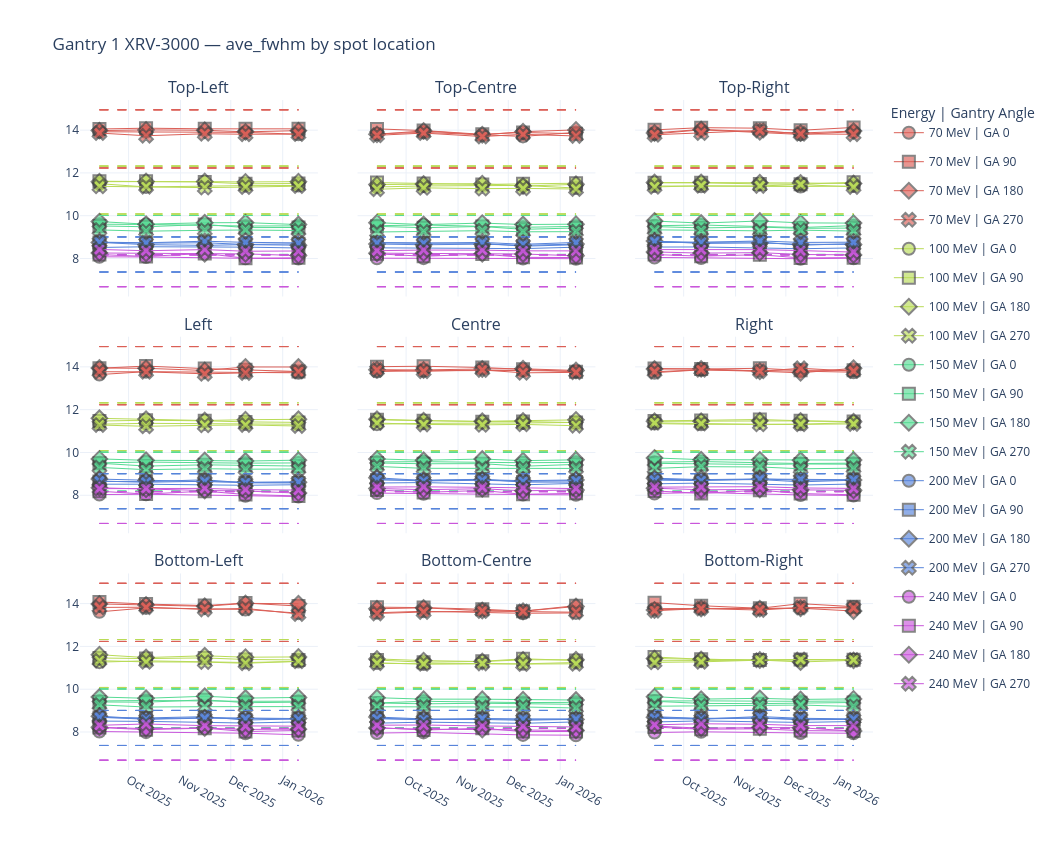

The notebook cell saved with this chart:
### Markdown cell above
In this version if its 3000 then there won't be any top-top or bottom-bottom data rows.

### Code cell
plotly_fwhm_spot_matrix(
    fwhm_df,
    gantry="Gantry 1",
    device="XRV-3000",
    energy=[70, 100, 150, 200, 240],
    gantry_angle=[0, 90, 180, 270],
    n_months=12,
    fwhm_col="ave_fwhm",
    ref_df=ref_df,
    ref_source="TPS"
)
